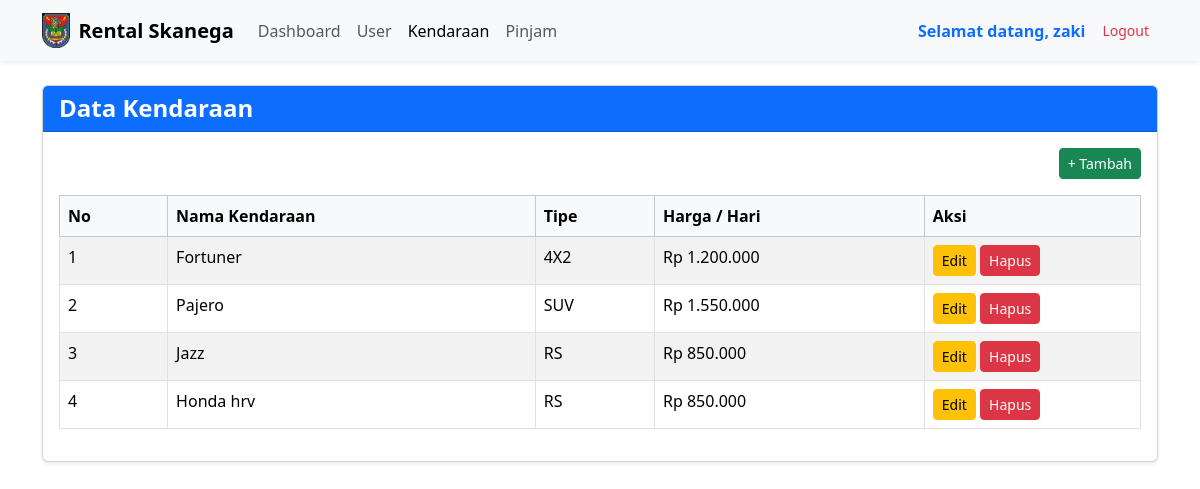
/admin/kendaraan.php (signed in), run on the app's committed database.
### tables this page shows
CREATE TABLE `kendaraan` (
  `kendaraan_nomor` int(20) NOT NULL,
  `kendaraan_nama` varchar(255) DEFAULT NULL,
  `kendaraan_tipe` varchar(50) DEFAULT NULL,
  `kendaraan_harga_perhari` int(11) DEFAULT NULL,
  `kendaraan_gambar` varchar(255) NOT NULL
);

### admin/kendaraan.php (the view, shortened to what this page needs)
<?php include "header3.php"; ?>
<!DOCTYPE html>
<html lang="en">
<head>
    <link href="https://cdn.jsdelivr.net/npm/bootstrap@5.3.8/dist/css/bootstrap.min.css" rel="stylesheet">
</head>
<body>
    <div class="container mt-4">
        <div class="card shadow-sm">
            <div class="card-header bg-primary text-white">
                <h4 class="mb-0"><strong>Data Kendaraan</strong></h4>
            </div>
            <div class="card-body"> <a href="kendaraan_tambah.php" class="btn btn-success btn-sm float-end">+ Tambah</a>
                <div class="clearfix mb-3"></div>
                <table class="table table-bordered table-striped">
                    <thead class="table-light">
                        <tr>
                            <th width="10%">No</th>
                            <th>Nama Kendaraan</th>
                            <th>Tipe</th>
                            <th>Harga / Hari</th>
                            <th width="20%">Aksi</th>
                        </tr>
                    </thead>
                    <tbody> <?php include "../koneksi.php";
                            $no = 1;
                            $data = mysqli_query($koneksi, "SELECT * FROM kendaraan");
                            while ($d = mysqli_fetch_array($data)) { ?> <tr>
                                <td><?= $no++; ?></td>
                                <td><?= $d['kendaraan_nama']; ?></td>
                                <td><?= $d['kendaraan_tipe']; ?></td>
                                <td>Rp <?= number_format($d['kendaraan_harga_perhari'], 0, ',', '.'); ?></td>
                                <td> <a href="kendaraan_edit.php?nomor=<?= $d['kendaraan_nomor']; ?>" class="btn btn-warning btn-sm">Edit</a> <a href="kendaraan_hapus.php?nomor=<?= $d['kendaraan_nomor']; ?>" class="btn btn-danger btn-sm" onclick="return confirm('Hapus kendaraan ini?');">Hapus</a> </td>
                            </tr> <?php } ?>
                    </tbody>
                </table>
            </div>
        </div>
    </div>
</body>
</html>

### data on the page
kendaraan: kendaraan_nama "Fortuner", kendaraan_tipe "4X2", kendaraan_harga_perhari "1.200.000"
kendaraan: kendaraan_nama "Pajero", kendaraan_tipe "SUV", kendaraan_harga_perhari "1.550.000"
kendaraan: kendaraan_nama "Jazz", kendaraan_tipe "RS", kendaraan_harga_perhari "850.000"
kendaraan: kendaraan_nama "Honda hrv", kendaraan_tipe "RS", kendaraan_harga_perhari "850.000"

### other printed values
$_SESSION['username'] "zaki"
